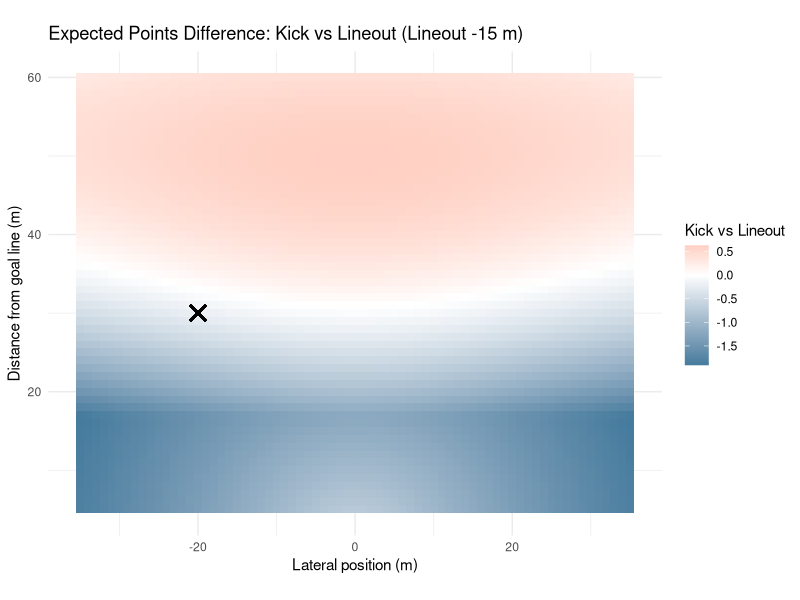
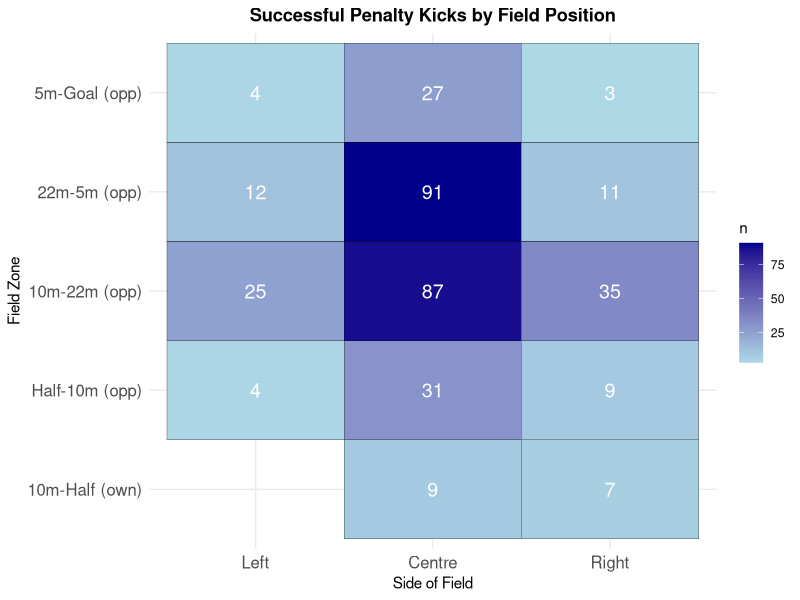
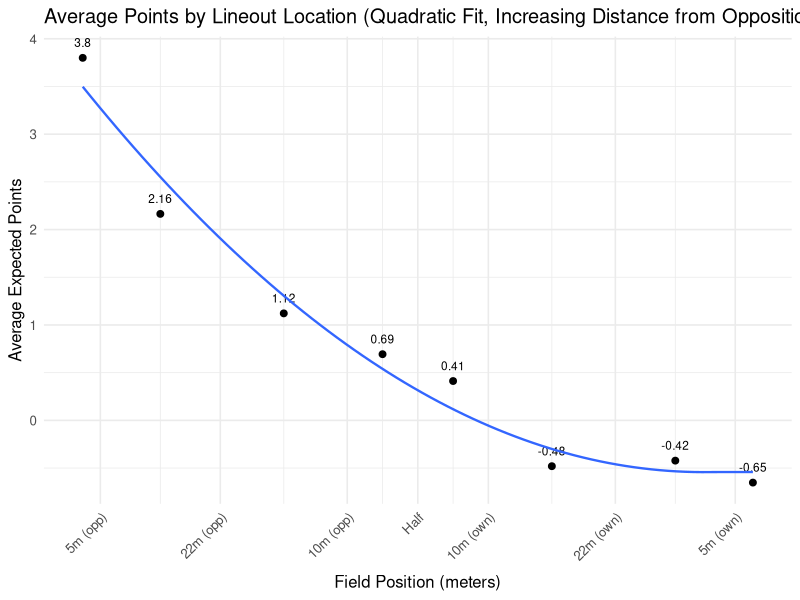
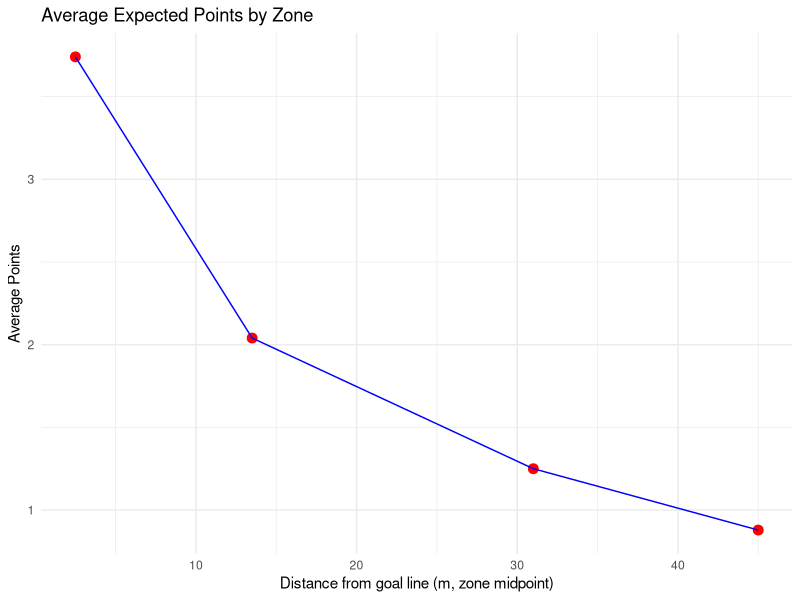
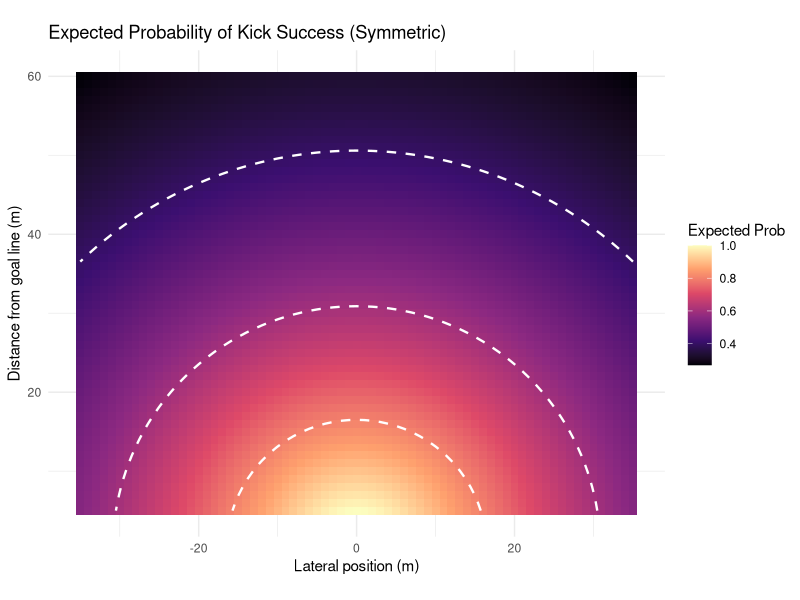
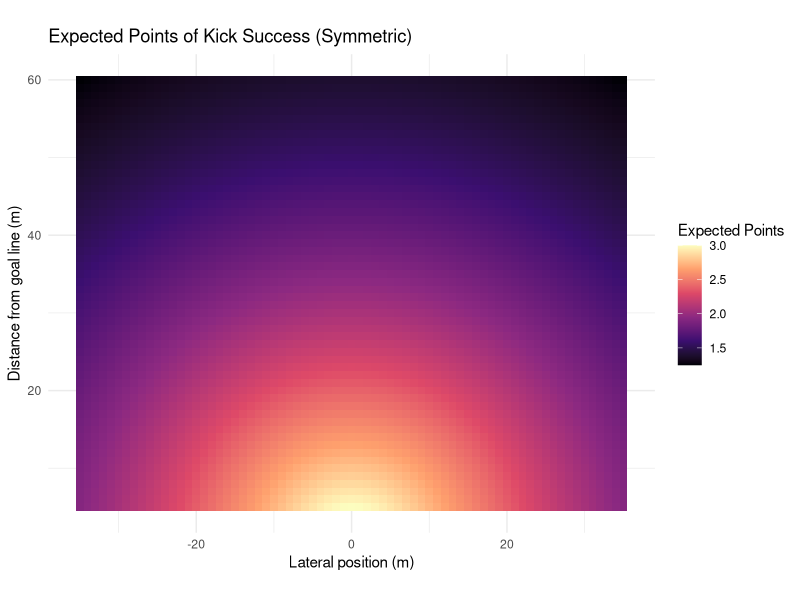
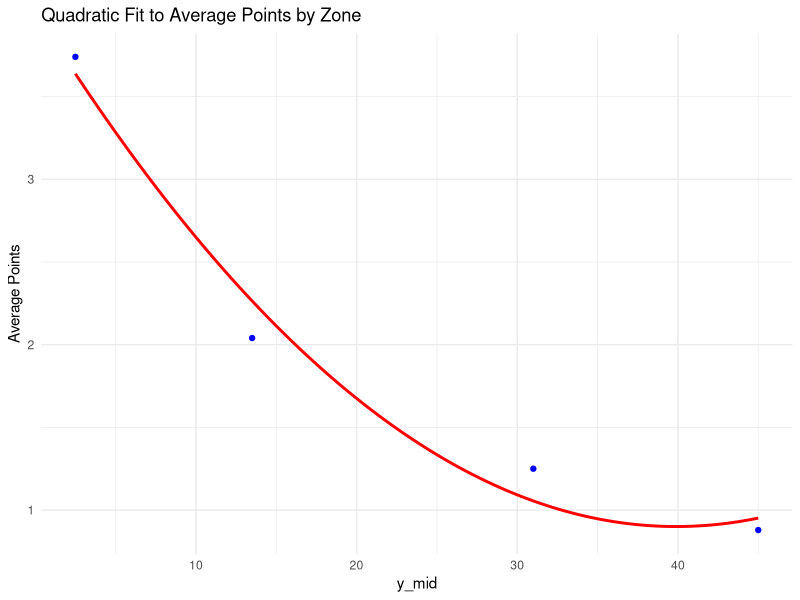
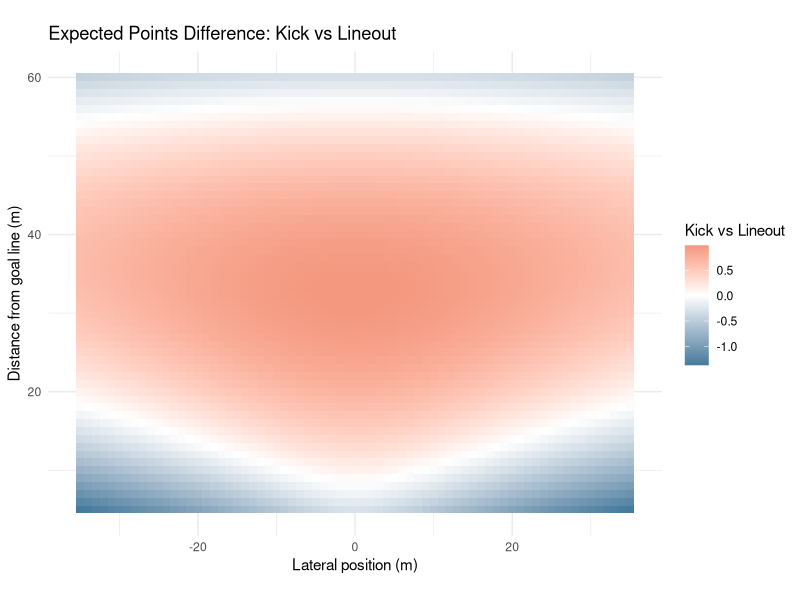

Here is the R script that generated these plots, in order:
##################
### REFERENCES ###
##################

## Links to Article
# https://www.data-ruck.com/blog/predicting-kicks-outcome/
# https://journals.sagepub.com/doi/10.1177/22150218251365220

## Data Download Link
# https://zenodo.org/api/records/13851563/files-archive

# Goal Kicking Data
# https://www.sciencedirect.com/science/article/pii/S1440244014000255


################
### PACKAGES ###
################

# install.packages("patchwork")
library(patchwork)

# install.packages("stringr")
library(stringr)

# install.packages("tidyverse")
library(tidyverse)

# install.packages("dplyr")
library(dplyr)

#################
### DATA LOAD ###
#################

# run from project directory (or within .Rproj)
phase_data = read_csv("data/phase_2018-19.csv")
# preview data
head(phase_data)

########################
### DATA EXPLORATION ###
#######################

# location where the phase began, determined determined by the metre lines dividing the pitch
unique(phase_data$Location)

# period between subsequent rucks
unique(phase_data$Phase)

# location on the pitch where the phase began, determined by the lineout lines dividing the pitch
unique(phase_data$Side)

# how did the play start?
unique(phase_data$Play_Start)

# upon scoring, the event was assigned to all phases since the previous scoring event
unique(phase_data$Outcome)

# points difference (I'm assuming for whoever has possession of the ball)
## oftentimes this is from perspective of the home team, but if it flips back and forth w/ possession then you're right
unique(phase_data$Points_Difference)

# remove instances when cards occur
phase_data <- phase_data %>%
  filter(
    Red_Cards_Own == 0,
    Red_Cards_Opp == 0,
    Yellow_Cards_Own == 0,
    Yellow_Cards_Opp == 0
  ) %>%
  select(-Red_Cards_Own, -Red_Cards_Opp, -Yellow_Cards_Own, -Yellow_Cards_Opp)

# get restarts
restarts <- phase_data %>%
  filter(Play_Start == "Restart Kick", Phase ==1)

# list of unique restart locations
unique(restarts$Location)

# successfulpenalty kicks and locations
successful_penalty_kicks <- phase_data %>%
  arrange(ID) %>% 
  mutate(
    prev_location = lag(Location),          # previous play location
    prev_team = lag(Team_In_Poss),          # previous team in possession
    prev_side = lag(Side),                  # previous side
    score_change = Points_Difference - lag(Points_Difference),
    
    # flip certain "own" zones to "opp"
    prev_location = case_when(
      prev_location == "Goal-5m (own)"   ~ "5m-Goal (opp)",
      prev_location == "5m-22m (own)"    ~ "22m-5m (opp)",
      prev_location == "22m-10m (own)"   ~ "10m-22m (opp)",
      TRUE ~ prev_location
    )
  ) %>%
  # isolate for 3-point scores
  filter(
    abs(score_change) == 3
  ) %>%
  select(ID, Round, Home, Away, Location, prev_location, prev_team, prev_side, Points_Difference, Outcome)
# preview data
print(successful_penalty_kicks)


# mapping successful penalty kicks

zone_levels <- c("Goal-5m (own)", "5m-22m (own)", "22m-10m (own)", "10m-Half (own)",
                 "Half-10m (opp)", "10m-22m (opp)", "22m-5m (opp)", "5m-Goal (opp)")

successful_penalty_kicks <- successful_penalty_kicks %>%
  mutate(
    prev_location = factor(prev_location, levels = zone_levels),
    prev_side = factor(prev_side, levels = c("Left", "Centre", "Right"))
  )

field_counts <- successful_penalty_kicks %>%
  count(prev_location, prev_side)

p1 <- ggplot(field_counts, aes(x = prev_side, y = prev_location, fill = n)) +
  geom_tile(color = "black") +
  geom_text(aes(label = n), color = "white", size = 5) +
  scale_fill_gradient(low = "lightblue", high = "darkblue") +
  labs(title = "Successful Penalty Kicks by Field Position",
       x = "Side of Field",
       y = "Field Zone") +
  theme_minimal() +
  theme(
    axis.text.x = element_text(size = 12),
    axis.text.y = element_text(size = 12),
    plot.title = element_text(hjust = 0.5, face = "bold")
  )

ggsave("plots/penalty_kicks_by_position.png", p1, width = 10, height = 8, dpi = 300)

# expected points of lineout in different locations

phase_data <- phase_data %>%
  mutate(
    # extract signed numbers inside parentheses: (+3), (-3), etc.
    points = str_extract(Outcome, "[-+]?\\d+") %>% as.numeric(),
    
    # handle cases with no number (e.g. "no score", turnovers)
    points = ifelse(is.na(points), 0, points)
  )

zones <- c(
  "5m-Goal (opp)",
  "22m-5m (opp)",
  "10m-22m (opp)",
  "Half-10m (opp)",
  "10m-Half (own)",
  "22m-10m (own)",
  "5m-22m (own)",
  "Goal-5m (own)"
)

lineouts_clean <- phase_data %>%
  filter(
    Play_Start == "Lineout",
    Location %in% zones,
    Phase == 1
  ) %>%
  arrange(Round, Home, Away, Team_In_Poss, desc(Seconds_Remaining)) %>%
  group_by(Round, Home, Away, Team_In_Poss, Points_Difference, Outcome) %>%
  mutate(time_gap = lag(Seconds_Remaining) - Seconds_Remaining,
         too_close = !is.na(time_gap) & time_gap < 200) %>%
  slice_head(n = 1) %>%
  ungroup()

expected_points_by_zone <- lineouts_clean %>%
  group_by(Location) %>%
  summarise(
    n_phases = n(),
    avg_points = mean(points, na.rm = TRUE),
    total_points = sum(points, na.rm = TRUE),
    .groups = "drop"
)

print(expected_points_by_zone)

# Expected Points of Lineout All Areas of the pitch

zones_order <- c(
  "5m-Goal (opp)",
  "22m-5m (opp)",
  "10m-22m (opp)",
  "Half-10m (opp)",
  "10m-Half (own)",
  "22m-10m (own)",
  "5m-22m (own)",
  "Goal-5m (own)"
)

expected_points_by_zone <- lineouts_clean %>%
  group_by(Location) %>%
  summarise(
    n_phases = n(),
    avg_points = mean(points, na.rm = TRUE),
    total_points = sum(points, na.rm = TRUE),
    .groups = "drop"
  ) %>%
  mutate(Location = factor(Location, levels = zones_order)) %>%
  arrange(Location)

# Print Table
print(expected_points_by_zone)

# Plot of Meteres vs Expected Points of Lineout

field_lines <- c(5, 22, 40, 50, 60, 78, 95)
line_names <- c("5m (opp)", "22m (opp)", "10m (opp)", "Half", "10m (own)", "22m (own)", "5m (own)")

zone_meters <- c(2.5, 13.5, 31, 45, 55, 69, 86.5, 97.5)

expected_points_by_zone$Location <- factor(expected_points_by_zone$Location, levels = zones_order)
expected_points_by_zone$meter_x <- zone_meters[match(as.character(expected_points_by_zone$Location), zones_order)]

# Computing Quadratic Minimum

quad_fit_tmp <- lm(avg_points ~ poly(meter_x, 2), data = expected_points_by_zone)
grid_x <- seq(min(expected_points_by_zone$meter_x, na.rm = TRUE),
              max(expected_points_by_zone$meter_x, na.rm = TRUE),
              length.out = 2000)
pred_tmp <- predict(quad_fit_tmp, newdata = data.frame(meter_x = grid_x))

cap_x <- grid_x[which.min(pred_tmp)]

lineout_plot <- ggplot(expected_points_by_zone, aes(x = meter_x, y = avg_points)) +
  geom_point(size = 2) +
  geom_text(aes(label = round(avg_points, 2)), vjust = -1.2, size = 3, check_overlap = TRUE) +
  geom_smooth(method = "lm", formula = y ~ poly(pmin(x,  cap_x), 2), se = FALSE, linewidth = 0.8) +
  scale_x_continuous(
    breaks = field_lines,
    labels = line_names,
    expand = expansion(add = c(3, 3)),
    limits = c(0, 100)  # ensures full field range
  ) +
  labs(
    title = "Average Points by Lineout Location (Quadratic Fit, Increasing Distance from Opposition Goal Line)",
    x = "Field Position (meters)",
    y = "Average Expected Points"
  ) +
  theme_minimal(base_size = 12) +
  theme(
    axis.text.x = element_text(angle = 45, hjust = 1),
    axis.title.x = element_text(margin = ggplot2::margin(t = unit(8, "pt")))
  )

ggsave("plots/lineout_plot.png", lineout_plot, width = 10, height = 6, dpi = 300)

df <- tibble::tibble(
  y_mid = c(31, 13.5, 2.5, 45),
  avg_points = c(1.25, 2.04, 3.74, 0.879)
)

p2 <- ggplot(df, aes(x = y_mid, y = avg_points)) +
  geom_point(size = 3, color = "red") +
  geom_line(group = 1, color = "blue") +
  labs(
    title = "Average Expected Points by Zone",
    x = "Distance from goal line (m, zone midpoint)",
    y = "Average Points"
  ) +
  theme_minimal()

ggsave("plots/expected_points_by_zone.png", p2, width = 10, height = 6, dpi = 300)

# coefficients from logistic regression (REPLICATE THIS)
beta_angle <- 0.45
beta_distance <- -0.022
intercept <- -1.78

x_vals <- seq(-35, 35, by = 1)
y_vals <- seq(5, 60, by = 1)
grid <- expand.grid(x = x_vals, y = y_vals)

# SET THIS AS DEFAULT VALUE, CORRECT IF NOT SO
post_half_width <- 2.81

# logistic function
logit_prob <- function(angle, distance) {
  1 / (1 + exp(-(beta_angle * angle + beta_distance * distance + intercept)))
}

compute_expected_points <- function(x, y, post_half_width = 2.81) {
  # positions of the posts along the x-axis
  left_post_x  <- -post_half_width
  right_post_x <-  post_half_width
  
  # distances to the posts from kicker at (x, y)
  angle_left  <- atan2(x + left_post_x, y)
  angle_right <- atan2(x - right_post_x, y)
  
  # angular width of target
  angle <- angle_right - angle_left
  
  # logistic probability
  distance <- sqrt(x^2 + y^2)
  prob_raw <- logit_prob(angle, distance)
  
  prob_raw
}

grid <- grid %>%
  mutate(
    prob_raw_pos = compute_expected_points(x, y),
    prob_raw_neg = compute_expected_points(-x, y),  # mirror kicker position
    prob_raw_max = pmax(prob_raw_pos, prob_raw_neg)
  ) %>%
  mutate(
    prob = prob_raw_max / max(prob_raw_max),
    expected_points = prob * 3 + (1-prob)*0.604    # 6.04 obtained from expected points following a 22 meter drop out
  )


# plot symmetric heatmap
thresholds <- c(0.8, 0.6, 0.4, 0.2)

p3 <- ggplot(grid, aes(x = x, y = y, fill = prob)) +
  geom_tile() +
  geom_contour(aes(z = prob),
               breaks = thresholds,
               color = "white",
               linewidth = 0.8,
               linetype = "dashed") +
  scale_fill_viridis_c(option = "magma", name = "Expected Prob") +
  coord_fixed() +
  labs(
    title = "Expected Probability of Kick Success (Symmetric)",
    x = "Lateral position (m)",
    y = "Distance from goal line (m)"
  ) +
  theme_minimal()

ggsave("plots/kick_success_probability.png", p3, width = 12, height = 10, dpi = 300)

p4 <- ggplot(grid, aes(x = x, y = y, fill = expected_points)) +
  geom_tile() +
  scale_fill_viridis_c(option = "magma", name = "Expected Points") +
  coord_fixed() +
  labs(
    title = "Expected Points of Kick Success (Symmetric)",
    x = "Lateral position (m)",
    y = "Distance from goal line (m)"
  ) +
  theme_minimal()

ggsave("plots/expected_points_heatmap.png", p4, width = 12, height = 10, dpi = 300)



# Expected Points after Penalty miss (drop kick from opposition 22m)

all_restarts <- restarts

head(all_restarts)
table(all_restarts$Location)

# Need to Remove All Restarts After Tries and Penalties

restarts_not_after_score <- phase_data %>%
  mutate(
    prev_ID = lag(ID),
    prev_Points = lag(Points_Difference),
    prev_Play = lag(Play_Start),
    prev_Team_In_Poss = lag(Team_In_Poss)
  ) %>%
  filter(
    Phase == 1,
    Play_Start == "Restart Kick",
    !is.na(prev_ID),
    abs(Points_Difference - prev_Points) == 0,
    Seconds_Remaining < 4795,
    !between(Seconds_Remaining, 2390, 2400)
  )



head(restarts_not_after_score)
table(restarts_not_after_score$Location)


# Filtering out unreasonable locations

avg_points_by_location_restarts <- restarts_not_after_score %>%
  group_by(Location) %>%
  summarise(
    n = n(),
    avg_expected_points = mean(points, na.rm = TRUE)
  ) %>%
  arrange(desc(avg_expected_points))

print(avg_points_by_location_restarts)

overall_avg_points_restarts <- restarts_not_after_score %>%
  summarise(overall_avg_expected_points = mean(points, na.rm = TRUE))

print(overall_avg_points_restarts)


# lineout expected points

expected_points_by_zone <- tibble(
  Location = c("10m-22m (opp)", "22m-5m (opp)", "5m-Goal (opp)", "Half-10m (opp)"),
  y_mid = c(31, 13.5, 2.5, 45),
  avg_points = c(1.25, 2.04, 3.74, 0.879)
)

# fit quadratic function
quad_fit <- lm(avg_points ~ poly(y_mid, 2, raw = TRUE), data = expected_points_by_zone)

y_dense <- seq(min(expected_points_by_zone$y_mid),
               max(expected_points_by_zone$y_mid), length.out = 500)

fitted_dense <- predict(quad_fit, newdata = data.frame(y_mid = y_dense))

p5 <- ggplot() +
  geom_point(data = expected_points_by_zone, aes(x = y_mid, y = avg_points), color = "blue") +
  geom_line(aes(x = y_dense, y = fitted_dense), color = "red", linewidth = 1) +
  labs(title = "Quadratic Fit to Average Points by Zone",
       x = "y_mid",
       y = "Average Points") +
  theme_minimal()

ggsave("plots/quadratic_fit.png", p5, width = 10, height = 6, dpi = 300)

interpolate_quad <- function(x) {
  predict(quad_fit, newdata = data.frame(y_mid = x))
}

grid <- grid %>%
  mutate(
    avg_points_interp = interpolate_quad(y),
    point_diff = expected_points - avg_points_interp
  )

# graph of if the lineout takes place at the same distance from goal as kick
p6 <- ggplot(grid, aes(x = x, y = y, fill = point_diff)) +
  geom_tile() +
  scale_fill_gradient2(
    low = "#457B9D",    # darker blue for negative
    mid = "white",       # zero
    high = "#E76F51",   # darker orange/red for positive
    midpoint = 0,
    name = "Kick vs Lineout"
  ) +
  coord_fixed() +
  labs(
    title = "Expected Points Difference: Kick vs Lineout",
    x = "Lateral position (m)",
    y = "Distance from goal line (m)"
  ) +
  theme_minimal()

ggsave("plots/kick_vs_lineout_comparison.png", p6, width = 12, height = 10, dpi = 300)

# with a y shift

y_shifts <- c(0, -5, -10, -15, -20, -25)

plots <- lapply(y_shifts, function(shift) {
  
  grid_shifted <- grid %>%
    mutate(
      avg_points_interp = pmin(interpolate_quad(y + shift), 3.74),  # cap at 3.74
      point_diff = expected_points - avg_points_interp
    )
  
  p <- ggplot(grid_shifted, aes(x = x, y = y, fill = point_diff)) +
    geom_tile() +
    scale_fill_gradient2(
      low = "#457B9D",    # darker blue for negative
      mid = "white",       # zero
      high = "#E76F51",   # darker orange/red for positive
      midpoint = 0,
      name = "Kick vs Lineout"
    ) +
    coord_fixed() +
    labs(
      title = paste("Expected Points Difference: Kick vs Lineout (Lineout", shift, "m)"),
      x = "Lateral position (m)",
      y = "Distance from goal line (m)"
    ) +
    theme_minimal()
  
  # Save each plot
  filename <- paste0("plots/kick_vs_lineout_shift_", abs(shift), "m.png")
  ggsave(filename, p, width = 12, height = 10, dpi = 300)
  
  p
})

# Specific y shift and decision marker

y_shift <- -15

marker_x <- -20
marker_y <- 30

grid_shifted <- grid %>%
  mutate(
    avg_points_interp = pmin(interpolate_quad(y + y_shift), 3.74),
    point_diff = expected_points - avg_points_interp
  )

decision_marker <- ggplot(grid_shifted, aes(x = x, y = y, fill = point_diff)) +
  geom_tile() +
  scale_fill_gradient2(
    low = "#457B9D",    # darker blue for negative
    mid = "white",       # zero
    high = "#E76F51",   # darker orange/red for positive
    midpoint = 0,
    name = "Kick vs Lineout"
  ) +
  coord_fixed() +
  labs(
    title = paste("Expected Points Difference: Kick vs Lineout (Lineout", y_shift, "m)"),
    x = "Lateral position (m)",
    y = "Distance from goal line (m)"
  ) +
  theme_minimal() +
  # Add your marker
  geom_point(aes(x = marker_x, y = marker_y), color = "black", size = 4, shape = 4, stroke = 1.2)

ggsave("plots/kick_vs_lineout_shift_15m_marker.png", decision_marker, width = 12, height = 10, dpi = 300)

decision_marker

marker_value <- grid_shifted %>%
  filter(x == marker_x, y == marker_y) %>%
  select(expected_points, avg_points_interp, point_diff)

marker_value <- marker_value %>%
  mutate(
    expected_points = round(expected_points, 2),
    avg_points_interp = round(avg_points_interp, 2),
    point_diff = round(point_diff, 2)
  )

marker_value


# All Blacks vs South Africa Game

sep_game_data = read_csv("data/All Blacks vs South Africa Game Sep 16th.csv")

sep_game_data <- sep_game_data %>%
  rename(
    x = `x location`,
    y = `y location`
  ) %>%
  mutate(
    x = x - 35
  )
  
sep_game_data <- sep_game_data %>%
  left_join(grid, by = c("x", "y"))

sep_game_data <- sep_game_data %>%
  mutate(
    optimal_decision = if_else(point_diff > 0, "lineout", "kick")
  )

decision_tbl <- sep_game_data %>%
  select(Decision, optimal_decision, point_diff)
print(decision_tbl)

decision_tbl <- decision_tbl %>%
  mutate(
    missed_points = if_else(Decision == optimal_decision, 0, point_diff)
  )
print(decision_tbl)

sum(abs(decision_tbl$missed_points))
